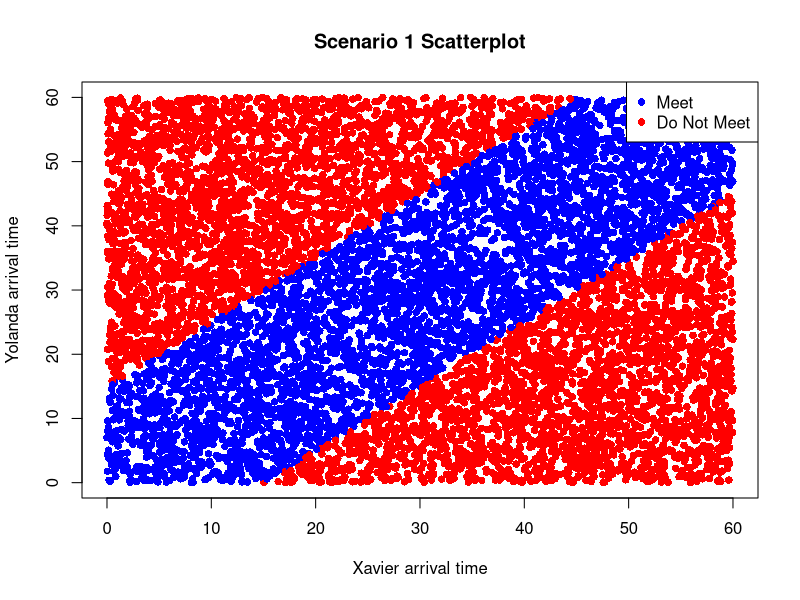
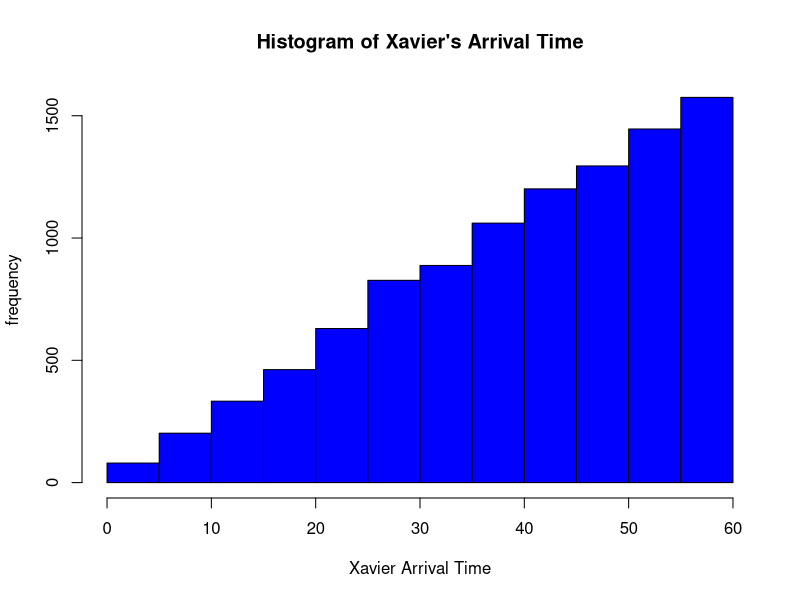
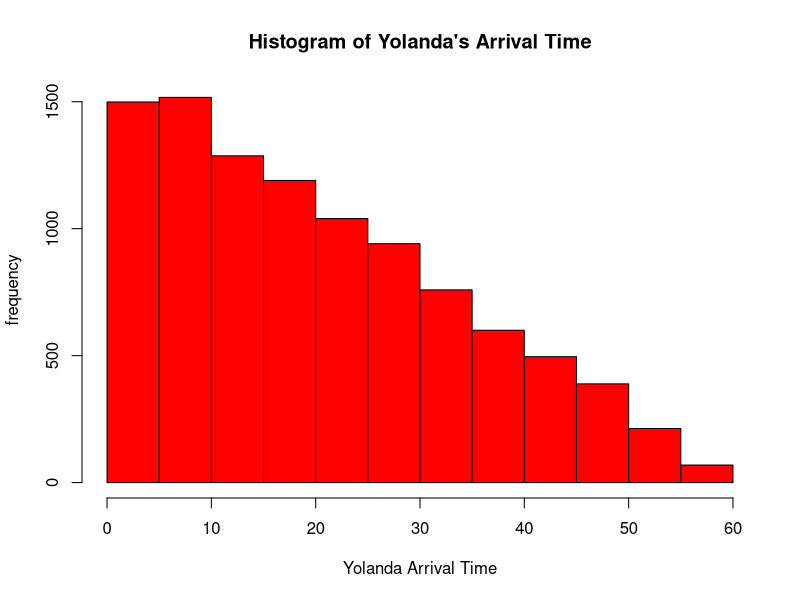
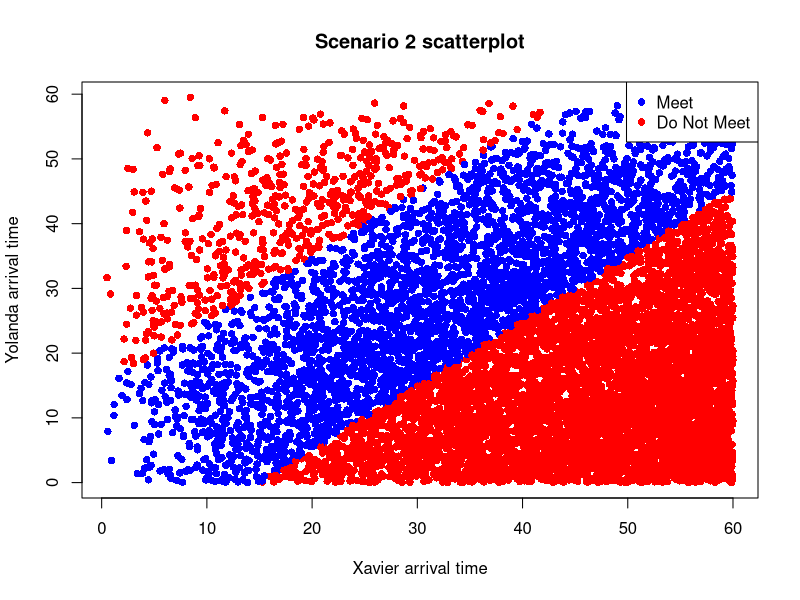
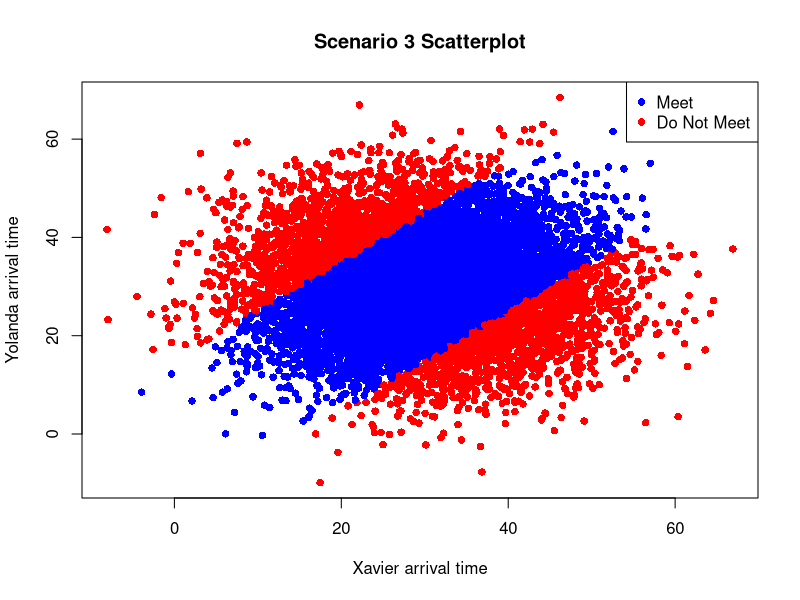
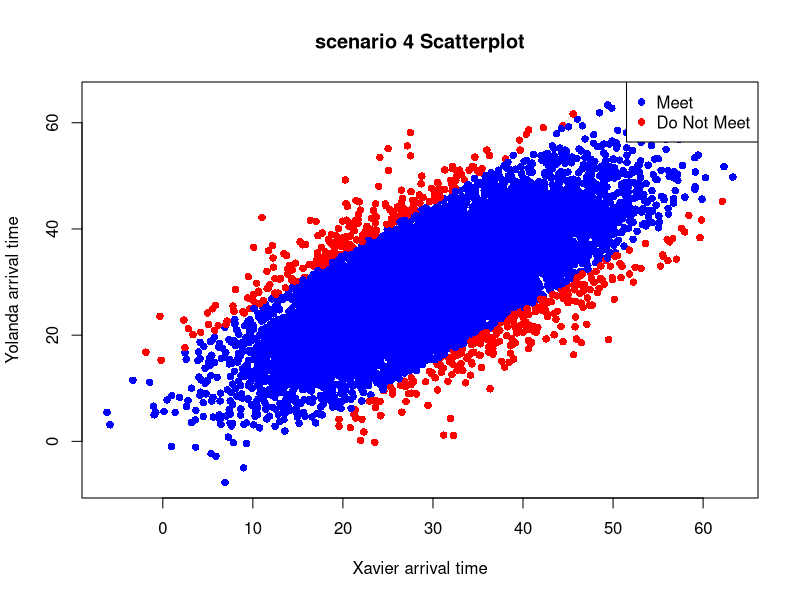

Recreate these plots in R, in order.
## ---- chunk 1
#| include: false
options(scipen=999)  # turns off scientific notation
set.seed(1873264)  # set your own seed!
## ---- chunk 2
plot_meeting <- function(x, y, plot_title) 
{
meeting <- abs(x-y) <= 15 
colors <- ifelse(meeting, "blue", "red") 
plot(x, y, main = plot_title,
xlab = "Xavier arrival time", 
ylab = "Yolanda arrival time",
col = colors, 
pch = 16) 
legend("topright", 
legend = c("Meet", "Do Not Meet"), 
col = c("blue", "red"), 
pch = 16) 
}
## ---- chunk 3
meeting_ci <- function(x, y) { 
meeting <- abs(x-y) <= 15 
result <- prop.test(sum(meeting), length(meeting), conf.level = 0.95)
round(result$conf.int, 4) }
## ---- chunk 4
#| fig-height: 6
#| fig-width: 6
x <- runif(10000, 0, 60) 
y <- runif(10000, 0, 60) 
plot_meeting(x, y, "Scenario 1 Scatterplot") 
## ---- chunk 5
meeting_ci(x, y)
## ---- chunk 6
mean(abs(x-y))
## ---- chunk 7
median(abs(x-y))
## ---- chunk 8
u1 <- runif(10000) 
u2 <- runif(10000) 
x <- 60 * sqrt(u1) 
y <- 60 - 60 * sqrt(u2)
## ---- chunk 9
#| fig-height: 6
#| fig-width: 6
hist(x, 
main = "Histogram of Xavier's Arrival Time", 
xlab = "Xavier Arrival Time", 
ylab = "frequency", 
col = "blue") 
hist(y, 
main = "Histogram of Yolanda's Arrival Time", 
xlab = "Yolanda Arrival Time", 
ylab = "frequency",
col = "red")
## ---- chunk 10
#| fig-height: 6
#| fig-width: 6
plot_meeting(x, y, "Scenario 2 scatterplot")
## ---- chunk 11
meeting_ci(x, y) 
## ---- chunk 12
#| fig-height: 6
#| fig-width: 6
x <- rnorm(10000, 30, 10) 
y <- rnorm(10000, 30, 10)
plot_meeting(x, y, "Scenario 3 Scatterplot") 
## ---- chunk 13
meeting_ci(x, y) 
## ---- chunk 14
#| fig-height: 6
#| fig-width: 6

library(MASS) 
sigma <- matrix(c(100,70, 70,100), nrow = 2, byrow = TRUE) 
xy <- mvrnorm(10000, c(30,30), sigma)
vector_x <- xy[, 1] 
vector_y <- xy[, 2]
plot_meeting(vector_x, vector_y, "scenario 4 Scatterplot") 
## ---- chunk 15
meeting_ci(vector_x, vector_y) 
